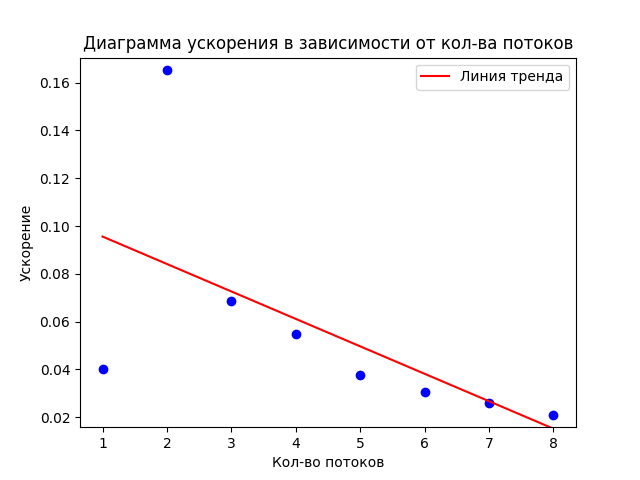

Write Python code to recreate this figure.
import matplotlib.pyplot as plt
import numpy as np
import os


def read_file(file_path):
    if os.path.exists(file_path) and os.path.getsize(file_path) > 0:
        with open(file_path, 'r') as file:
            data = file.read()
        return data
    else:
        print("File not exist!")
        return None


if __name__ == '__main__':

    file_path = "D:/project under development/C++ proj/Системы паралельных вычислений/Практика/test/11-22-2024/Private sum openMP/Private sum openMP/speedup_data.txt"
    file_data = read_file(file_path)

    if file_data:
        print("speedup_data.txt was successfully found and opened")

        speedup_data = [line.split(',') for line in file_data.split('\n') if line.split(',')[0].isdigit()]
        num_threads = [int(num_thread[0]) for num_thread in speedup_data]
        speedups = [float(speedup[1]) for speedup in speedup_data]

        plt.scatter(num_threads, speedups, color='blue', marker='o')
        slope, intercept = np.polyfit(num_threads, speedups, 1)
        regression_line = np.polyval([slope, intercept], num_threads)


        min_speedup = min(speedups)
        max_speedup = max(speedups)
        plt.ylim(min_speedup - 0.005, max_speedup + 0.005)  # Оставляем небольшой интервал вокруг максимума и минимума чтобы график не был линеен
        plt.xlabel('Кол-во потоков')
        plt.ylabel('Ускорение')
        plt.title('Диаграмма ускорения в зависимости от кол-ва потоков')
        plt.plot(num_threads, regression_line, color='red', label='Линия тренда')
        plt.legend()
        print("The speedup diagram depending on the number of threads has been successfully constructed and demonstrated!")
        plt.savefig("plot.png")
        plt.show()
